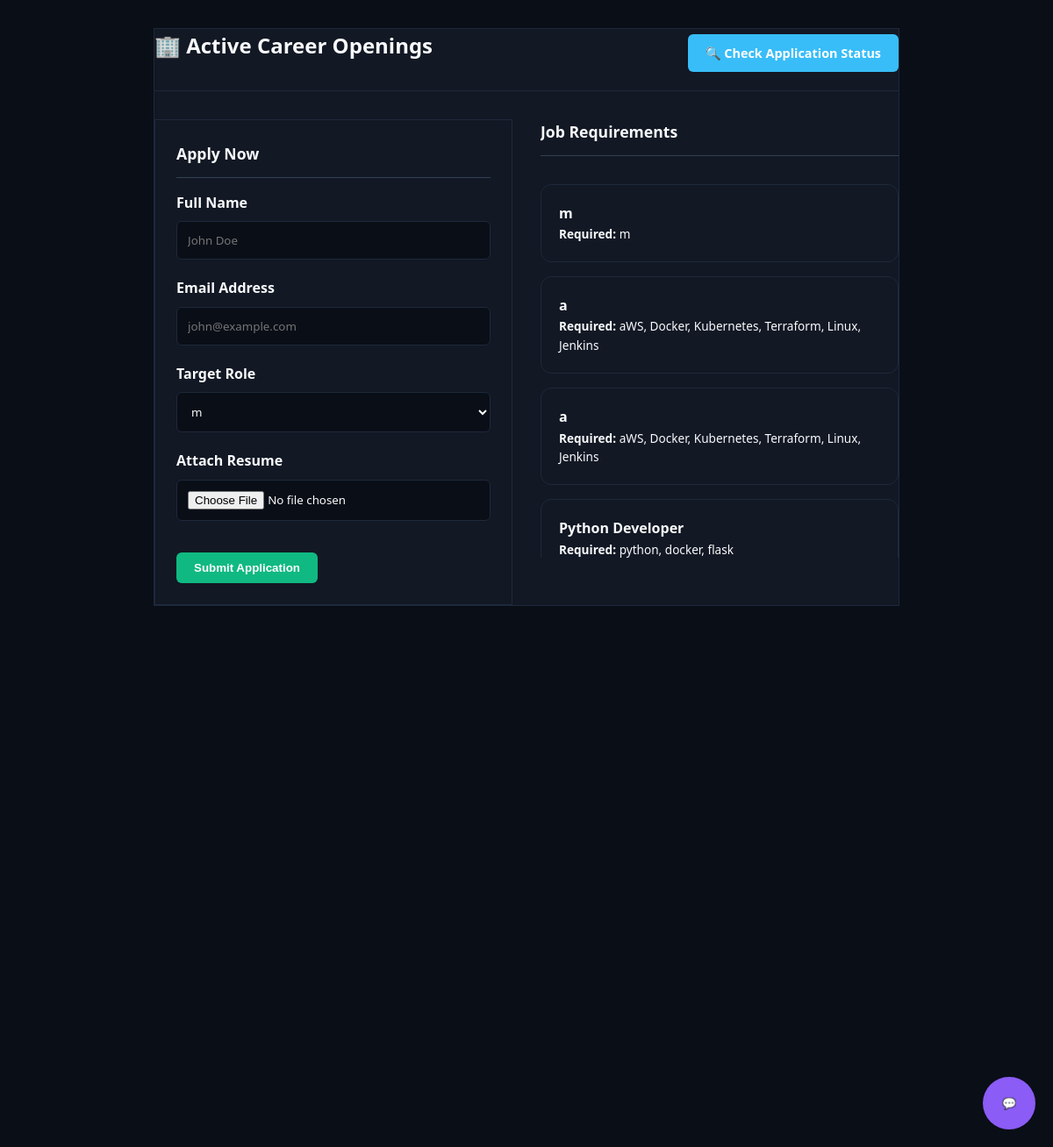
The page /candidate on the database its author committed.
### tables this page shows
CREATE TABLE jobs (
            id INTEGER PRIMARY KEY AUTOINCREMENT, 
            title TEXT NOT NULL, 
            description TEXT NOT NULL, 
            skills TEXT NOT NULL, 
            experience TEXT NOT NULL,
            deadline TEXT NOT NULL DEFAULT '2026-06-30'
        );

### app.py (the view)
@app.route('/candidate')
def candidate_home():
    conn = get_db_connection()
    active_jobs = conn.execute('''
        SELECT * FROM jobs
        WHERE date(deadline) >= date('now')
        ORDER BY id DESC
    ''').fetchall()
    conn.close()
    return render_template('candidate_home.html', jobs=active_jobs)

### app.py (called while the page is built)
def get_db_connection():
    conn = sqlite3.connect('smart_hire.db')
    conn.row_factory = sqlite3.Row
    return conn

@app.context_processor
def inject_date_tools():
    return {'today': datetime.now().date()}

### templates/candidate_home.html (shortened to what this page needs)
<!DOCTYPE html>
<html lang="en">
<head>
    <link rel="stylesheet" href="{{ url_for('static', filename='css/style.css') }}">
</head>
<body class="login-body" style="padding: 2rem; height: auto; min-height: 100vh;">
    <div class="login-card" style="max-width: 850px; width: 100%; margin: 0 auto;">
        <div style="display: flex; justify-content: space-between; align-items: center; margin-bottom: 2rem; border-bottom: 1px solid var(--border-color); padding-bottom: 1rem;">
            <h2>🏢 Active Career Openings</h2>
            <a href="{{ url_for('candidate_status') }}" class="btn btn-secondary" style="text-decoration: none; font-size: 0.9rem;">🔍 Check Application Status</a>
        </div>
        <div class="dashboard-split-layout" style="display: grid; grid-template-columns: 1fr 1fr; gap: 2rem;">
            <div class="card-form" style="background: rgba(255,255,255,0.01); padding: 1.5rem; border: 1px solid var(--border-color);">
                <h3>Apply Now</h3>
                <form id="apply-form" method="POST" action="/candidate/apply" enctype="multipart/form-data">
                    <div class="form-group">
                        <label>Full Name</label>
                        <input type="text" name="applicant_name" required placeholder="John Doe">
                    </div>
                    <div class="form-group">
                        <label>Email Address</label>
                        <input type="email" name="applicant_email" required placeholder="john@example.com">
                    </div>
                    <div class="form-group">
                        <label>Target Role</label>
                        <select name="job_id" required style="width: 100%; padding: 0.75rem; border-radius: 6px;">
                            {% for job in jobs %}<option value="{{ job.id }}">{{ job.title }}</option>{% endfor %}
                        </select>
                    </div>
                    <div class="form-group">
                        <label>Attach Resume</label>
                        <input type="file" name="resume" required accept=".pdf,.docx">
                    </div>
                    <button type="submit" class="btn btn-success btn-block" style="background-color: #10b981; margin-top: 1rem;">Submit Application</button>
                </form>
            </div>
            <div style="display: flex; flex-direction: column; gap: 1rem; max-height: 500px; overflow-y: auto;">
                <h3>Job Requirements</h3>
                {% for job in jobs %}
                    <div class="metric-card" style="border: 1px solid var(--border-color); padding: 1.25rem;">
                        <h4>{{ job.title }}</h4>
                        <p style="font-size: 0.85rem;"><strong>Required:</strong> {{ job.skills }}</p>
                    </div>
                {% endfor %}
            </div>
        </div>
    </div>
    <div id="smart-chatbot" style="position: fixed; bottom: 20px; right: 20px; z-index: 1000;">
        <button id="chat-trigger" style="background-color: #8b5cf6; color: white; border: none; width: 60px; height: 60px; border-radius: 50%; cursor: pointer;">💬</button>
    </div>
</body>
</html>

### static/css/style.css (style rules this page uses)
:root { --bg-universe: #0f172a; --bg-card-panel: #1e293b; --border-accent: #334155; --text-primary: #cbd5e1; --text-bold: #f8fafc; --brand-blue: #38bdf8; --form-input-bg: #1e293b; --spacing-md: 1.5rem; --spacing-lg: 2rem; }
* { margin: 0; padding: 0; box-sizing: border-box; }
body { background-color: var(--bg-universe); color: var(--text-primary); line-height: 1.6; font-family: 'Segoe UI', Tahoma, Geneva, Verdana, sans-serif; transition: background-color 0.25s ease, color 0.25s ease; }
.card, .metric-card, .chart-container-card, .table-container-card { background-color: var(--bg-card-panel); border: 1px solid var(--border-accent); padding: 1.5rem; border-radius: 12px; margin-bottom: 0; }
h1, h2, h3 { color: var(--text-bold); margin-bottom: 1rem; }
h3 { font-size: 1.1rem; border-bottom: 1px solid var(--border-accent); padding-bottom: 0.75rem; }
.form-group { margin-bottom: 1.25rem; }
.form-group label { display: block; margin-bottom: 0.5rem; font-weight: 600; color: var(--text-bold); }
input, textarea, select { background-color: var(--form-input-bg) !important; color: var(--text-primary) !important; border: 1px solid var(--border-accent) !important; border-radius: 6px; padding: 12px; width: 100%; font-family: inherit; transition: all 0.2s ease; }
.btn { padding: 10px 20px; border-radius: 6px; border: none; font-weight: 600; cursor: pointer; background-color: var(--brand-blue); color: white; transition: opacity 0.2s; }
:root { --bg-main: #0a0e17; --bg-card: #121824; --text-primary: #f8fafc; --border-color: #1e293b; --text-muted: #94a3b8; }
body { background-color: var(--bg-main) !important; color: var(--text-primary) !important; }
.card, .card-form, .metric-card, .login-card { background-color: var(--bg-card) !important; border: 1px solid var(--border-color) !important; }
input, textarea, select { background-color: var(--bg-main) !important; color: var(--text-primary) !important; border: 1px solid var(--border-color) !important; }
:root { --bg-main: #0a0e17; --bg-card: #121824; --text-primary: #f8fafc; --border-color: #1e293b; }
body { background-color: var(--bg-main) !important; color: var(--text-primary) !important; transition: 0.3s; }
.login-card, .card, .card-form, .metric-card { background-color: var(--bg-card) !important; border: 1px solid var(--border-color) !important; }
h2, h3, h4, label, p { color: var(--text-primary) !important; }

### rows shown on the page
jobs: title "m", skills "m"
jobs: title "a", skills "aWS, Docker, Kubernetes, Terraform, Linux, Jenkins"
jobs: title "a", skills "aWS, Docker, Kubernetes, Terraform, Linux, Jenkins"
jobs: title "Python Developer", skills "python, docker, flask"

### other values the page prints
form field job_id "m"
